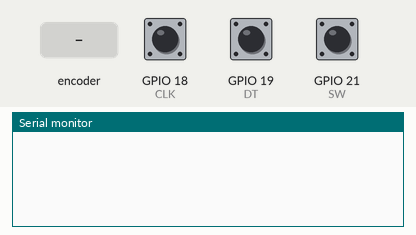
This sketch was run on a simulated ESP32. On the bench: the last lines printed to the serial monitor. Inputs (shaded band) come from the test bench; at power-on: GPIO 21 (SW) HIGH, GPIO 18 (CLK) HIGH, GPIO 19 (DT) HIGH.

Above: at 1.2 s.
1.3 s: rotary encoder on GPIO 18 (CLK) / GPIO 19 (DT) turned 1 step (first pin leading)
At 2.4 s:
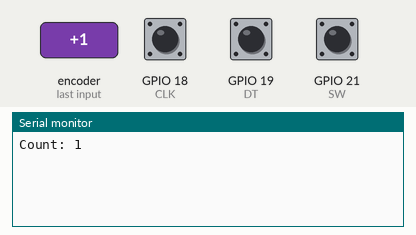
3.0 s: GPIO 21 (SW) pulled LOW for 0.15 s
At 3.7 s:
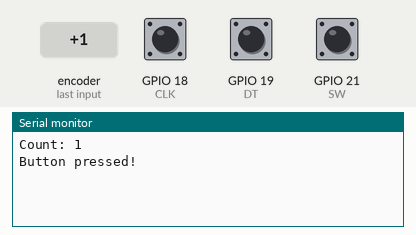
4.6 s: rotary encoder on GPIO 18 (CLK) / GPIO 19 (DT) turned 1 step (first pin leading)
At 6.1 s:
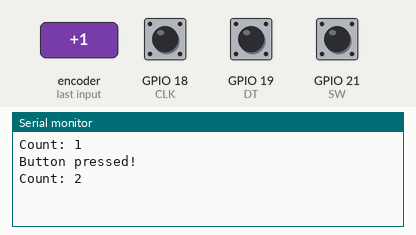

The sketch:

example.ino
```cpp
// ESP32-adapted version that uses an IRAM_ATTR interrupt handler to count encoder rotations and reports the count and button presses via Serial.
//
// Buy this module: https://shillehtek.com/products/ky-040-rotary-encoder-module-for-arduino-with-demo-code
// Full manual: https://shillehtek.com/blogs/shillehtek-product-manuals/ky-040-rotary-encoder-module-for-arduino-with-demo-code-manual
// More examples: https://github.com/shillehbean/shillehtek-examples
//

// KY-040 Rotary Encoder - ESP32 Example
// CLK = GPIO 18, DT = GPIO 19, SW = GPIO 21

const int CLK = 18;
const int DT  = 19;
const int SW  = 21;

volatile long counter = 0;
volatile int lastCLK = HIGH;

void IRAM_ATTR readEncoder() {
  int cur = digitalRead(CLK);
  if (cur != lastCLK && cur == LOW) {
    if (digitalRead(DT) != cur) counter++;
    else                         counter--;
  }
  lastCLK = cur;
}

void setup() {
  Serial.begin(115200);
  pinMode(CLK, INPUT);
  pinMode(DT,  INPUT);
  pinMode(SW,  INPUT_PULLUP);
  attachInterrupt(CLK, readEncoder, CHANGE);
}

void loop() {
  static long last = 0;
  if (counter != last) {
    Serial.printf("Count: %ld\n", counter);
    last = counter;
  }
  if (digitalRead(SW) == LOW) {
    Serial.println("Button pressed!");
    delay(200);
  }
}
```

Measured:
- after the input at 1.3 s, the serial monitor: prints a new line at once (image 1)
- after the input at 3.0 s, the serial monitor: prints a new line at once (image 2)
- after the input at 4.6 s, the serial monitor: prints a new line at once (image 3)
